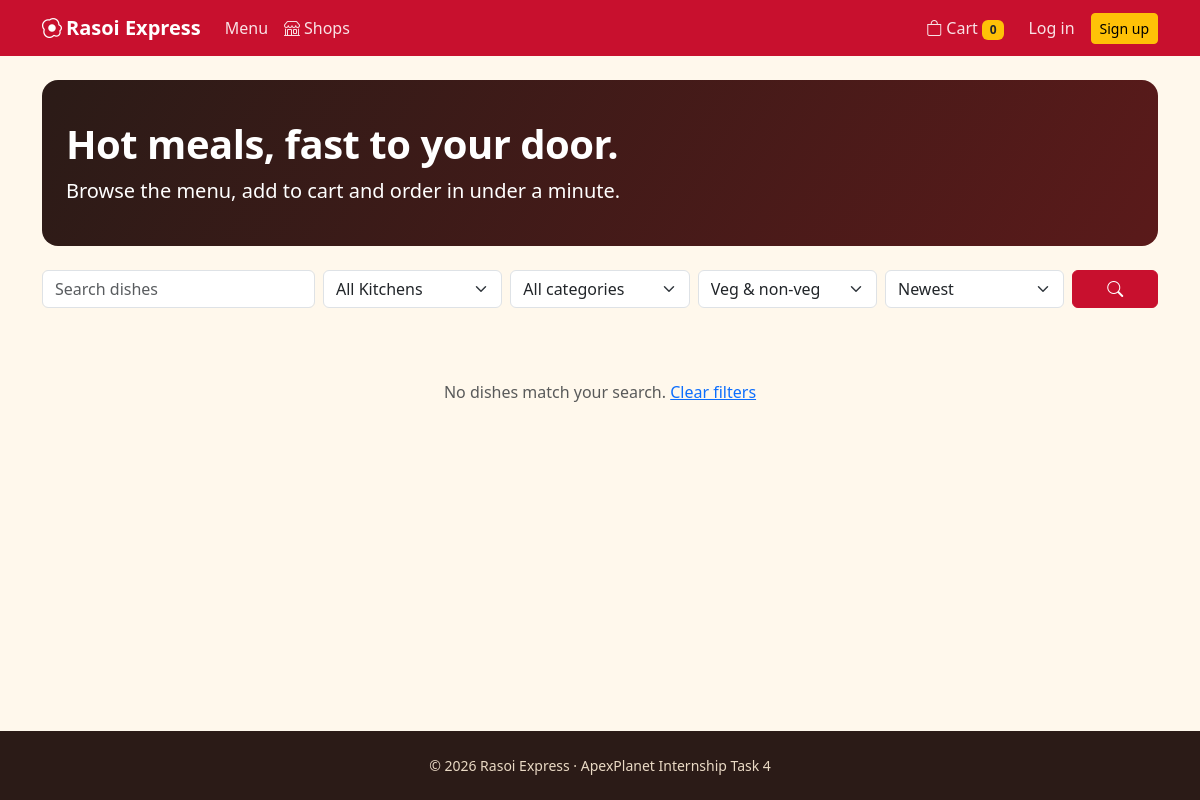
Before: /?page=4 with the older database file.
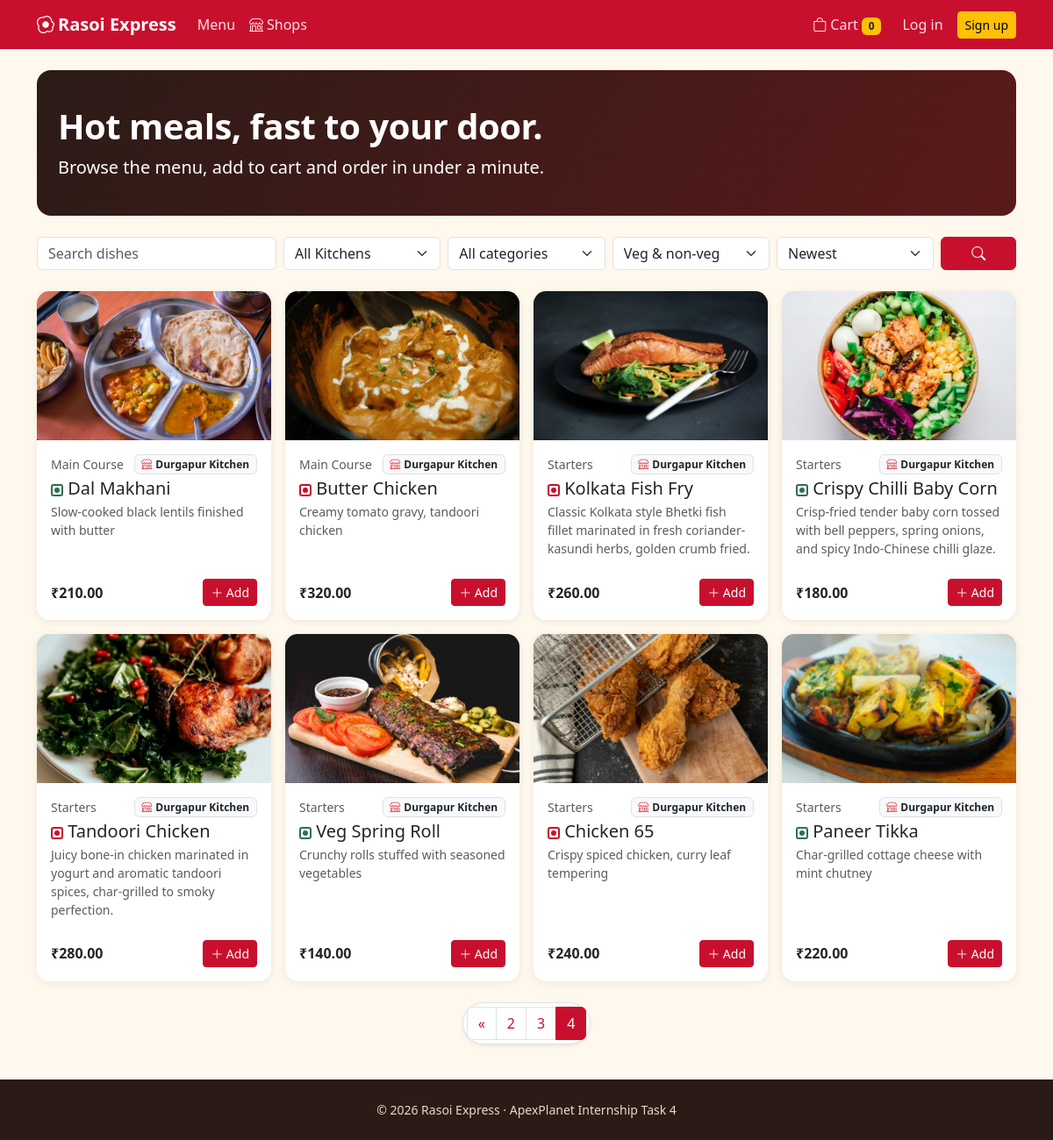
After: the same page with the newer database file.
### tables this page shows
CREATE TABLE foods (
  id INT UNSIGNED AUTO_INCREMENT PRIMARY KEY,
  category_id INT UNSIGNED NOT NULL,
  shop_id INT UNSIGNED DEFAULT NULL,
  name VARCHAR(100) NOT NULL,
  description TEXT,
  price DECIMAL(8,2) NOT NULL,
  image VARCHAR(255) DEFAULT NULL,
  is_veg TINYINT(1) NOT NULL DEFAULT 1,
  is_available TINYINT(1) NOT NULL DEFAULT 1,
  created_at TIMESTAMP DEFAULT CURRENT_TIMESTAMP,
  CONSTRAINT fk_foods_category FOREIGN KEY (category_id) REFERENCES categories(id) ON DELETE RESTRICT,
  CONSTRAINT fk_foods_shop FOREIGN KEY (shop_id) REFERENCES shops(id) ON DELETE SET NULL,
  INDEX idx_foods_category (category_id),
  INDEX idx_foods_shop (shop_id),
  INDEX idx_foods_name (name),
  INDEX idx_foods_available_price (is_available, price)
);

CREATE TABLE categories (
  id INT UNSIGNED AUTO_INCREMENT PRIMARY KEY,
  name VARCHAR(60) NOT NULL UNIQUE
);

CREATE TABLE shops (
  id INT UNSIGNED AUTO_INCREMENT PRIMARY KEY,
  name VARCHAR(100) NOT NULL,
  description TEXT,
  address VARCHAR(255) NOT NULL,
  phone VARCHAR(15) NOT NULL,
  owner_id INT UNSIGNED NOT NULL,
  created_at TIMESTAMP DEFAULT CURRENT_TIMESTAMP,
  CONSTRAINT fk_shops_owner FOREIGN KEY (owner_id) REFERENCES users(id) ON DELETE CASCADE,
  INDEX idx_shops_owner (owner_id)
);

### includes/db.php (called while the page is built, shortened)
<?php
function db(): PDO {
    static $pdo = null;
    if ($pdo === null) {
        try {
            $pdo = new PDO('mysql:host=' . DB_HOST . ';dbname=' . DB_NAME . ';charset=utf8mb4', DB_USER, DB_PASS, [
                PDO::ATTR_ERRMODE => PDO::ERRMODE_EXCEPTION,
                PDO::ATTR_DEFAULT_FETCH_MODE => PDO::FETCH_ASSOC,
                PDO::ATTR_EMULATE_PREPARES => false,
            ]);
        } catch (PDOException $e) {
            error_log($e->getMessage());
            http_response_code(500);
            ?>
            <!DOCTYPE html>
            <html lang="en">
            <head>
            <meta charset="UTF-8">
            <meta name="viewport" content="width=device-width, initial-scale=1">
            <title>Database Offline | Rasoi Express</title>
            <link href="https://cdn.jsdelivr.net/npm/bootstrap@5.3.3/dist/css/bootstrap.min.css" rel="stylesheet">
            <link href="https://cdn.jsdelivr.net/npm/bootstrap-icons@1.11.3/font/bootstrap-icons.min.css" rel="stylesheet">
            <style>
              body { background: #f8f9fa; font-family: system-ui, -apple-system, sans-serif; display: flex; align-items: center; justify-content: center; min-height: 100vh; padding: 20px; }
              .card { max-width: 580px; width: 100%; border: 0; box-shadow: 0 10px 30px rgba(0,0,0,0.08); border-radius: 16px; }
              .icon-box { width: 64px; height: 64px; border-radius: 50%; background: #fee2e2; color: #dc2626; display: flex; align-items: center; justify-content: center; font-size: 2rem; margin: 0 auto 1.25rem; }
            </style>
            <meta http-equiv="refresh" content="5">
            </head>
            <body>
            <div class="card p-4 p-md-5 text-center">
              <div class="icon-box"><i class="bi bi-database-gear"></i></div>
              <h3 class="fw-bold mb-2">Starting Database Server&hellip;</h3>
              <p class="text-muted mb-3">MariaDB is being launched automatically. This page will refresh in a few seconds.</p>
              <div class="d-flex justify-content-center mb-4">
                <div class="spinner-border text-danger" role="status"><span class="visually-hidden">Loading...</span></div>
              </div>
              <div class="d-grid gap-2">
                <button onclick="location.reload()" class="btn btn-danger py-2 fw-semibold"><i class="bi bi-arrow-clockwise me-1"></i> Refresh Now</button>
              </div>
              <details class="text-start mt-3 small text-muted">
                <summary class="cursor-pointer">Technical error details</summary>
                <pre class="bg-light p-2 rounded mt-2 text-danger mb-0" style="font-size: 0.78rem; overflow-x: auto;"><?= htmlspecialchars($e->getMessage(), ENT_QUOTES, 'UTF-8') ?></pre>
                <div class="mt-2">
                  <strong>Manual fix:</strong> Double-click <code>start-database.bat</code> or <code>run.bat</code> in your project folder.
                </div>
              </details>
            </div>
            </body>
            </html>
            <?php
            exit;
        }
    }
    return $pdo;
}

### index.php (the view, shortened to what the changed rows need)
<?php
require_once __DIR__ . '/includes/auth.php';
$q    = trim($_GET['q'] ?? '');
$cat  = (int)($_GET['cat'] ?? 0);
$shop = (int)($_GET['shop'] ?? 0);
$type = $_GET['type'] ?? '';
$sort = $_GET['sort'] ?? 'new';
$page = max(1, (int)($_GET['page'] ?? 1));
$where = ['f.is_available = 1']; $args = [];
$w = implode(' AND ', $where);
$orderBy = ['new' => 'f.id DESC', 'low' => 'f.price ASC', 'high' => 'f.price DESC', 'name' => 'f.name ASC'][$sort] ?? 'f.id DESC';
$cnt = db()->prepare("SELECT COUNT(*) FROM foods f WHERE $w"); $cnt->execute($args);
$total = (int)$cnt->fetchColumn();
$off = ($page - 1) * PER_PAGE;
$st = db()->prepare("SELECT f.*, c.name AS cat, s.name AS shop_name FROM foods f JOIN categories c ON c.id=f.category_id LEFT JOIN shops s ON s.id=f.shop_id WHERE $w ORDER BY $orderBy LIMIT " . PER_PAGE . " OFFSET $off");
$st->execute($args);
$foods = $st->fetchAll();
$qs = http_build_query(array_filter(['q' => $q, 'cat' => $cat ?: null, 'shop' => $shop ?: null, 'type' => $type, 'sort' => $sort !== 'new' ? $sort : null]));
$qs = $qs ? $qs . '&' : '';
require __DIR__ . '/includes/header.php';
?>
<section class="hero mb-4">
  <h1>Hot meals, fast to your door.</h1>
  <p class="lead mb-0">Browse the menu, add to cart and order in under a minute.</p>
</section>
<form class="row g-2 mb-4" method="get">
  <div class="col-12 col-md-3"><input class="form-control" type="search" name="q" placeholder="Search dishes" value="<?= e($q) ?>"></div>
  <div class="col-6 col-md-2">
  </div>
  <div class="col-6 col-md-2">
  </div>
  <div class="col-6 col-md-2">
  </div>
  <div class="col-6 col-md-2">
  </div>
  <div class="col-12 col-md-1 d-grid"><button class="btn btn-rx" title="Search"><i class="bi bi-search"></i></button></div>
</form>
<?php if (!$foods): ?>
  <div class="text-center text-muted py-5">No dishes match your search. <a href="<?= url('index.php') ?>">Clear filters</a></div>
<?php else: ?>
<div class="row g-3">
  <?php foreach ($foods as $f): ?>
  <div class="col-12 col-sm-6 col-lg-3">
    <div class="card food-card h-100">
      <div class="food-img-wrapper" title="Click to view full photo">
        <img src="<?= e(food_img($f['image'])) ?>" class="card-img-top food-img-clickable" alt="<?= e($f['name']) ?>" data-full-img="<?= e(food_img($f['image'])) ?>" data-title="<?= e($f['name']) ?>" data-desc="<?= e($f['description']) ?>" data-price="<?= money($f['price']) ?>" data-veg="<?= $f['is_veg'] ? '1' : '0' ?>" data-shop="<?= e($f['shop_name'] ?? '') ?>" data-cat="<?= e($f['cat'] ?? '') ?>" data-id="<?= (int)$f['id'] ?>">
      </div>
      <div class="card-body d-flex flex-column">
        <div class="d-flex justify-content-between align-items-center mb-1">
          <span class="small text-muted"><?= e($f['cat']) ?></span>
          <?php if (!empty($f['shop_name'])): ?>
            <a href="<?= url('index.php?shop=' . (int)$f['shop_id']) ?>" class="badge bg-light text-dark border text-decoration-none small" title="Sold by <?= e($f['shop_name']) ?> (Click to view shop dishes)">
              <i class="bi bi-shop text-danger me-1"></i><?= e($f['shop_name']) ?>
            </a>
          <?php endif; ?>
        </div>
        <h5 class="card-title mb-1"><span class="<?= $f['is_veg'] ? 'veg-dot' : 'nonveg-dot' ?>" title="<?= $f['is_veg'] ? 'Veg' : 'Non-veg' ?>"></span> <?= e($f['name']) ?></h5>
        <p class="card-text small text-muted flex-grow-1"><?= e($f['description']) ?></p>
        <div class="d-flex justify-content-between align-items-center mt-2">
          <strong><?= money($f['price']) ?></strong>
          <form method="post" action="<?= url('cart.php') ?>">
            <button class="btn btn-sm btn-rx"><i class="bi bi-plus-lg"></i> Add</button>
          </form>
        </div>
      </div>
    </div>
  </div>
  <?php endforeach; ?>
</div>
<div class="mt-4 text-center"><?= paginate($total, $page, PER_PAGE, $qs) ?></div>
<?php endif; ?>
<?php require __DIR__ . '/includes/footer.php'; ?>

### includes/auth.php (shortened to what the changed rows need)
<?php
require_once __DIR__ . '/db.php';
function e($v): string { return htmlspecialchars((string)$v, ENT_QUOTES, 'UTF-8'); }
function url(string $p = ''): string { return BASE_URL . '/' . ltrim($p, '/'); }
function money($n): string { return '₹' . number_format((float)$n, 2); }
function food_img(?string $f): string { return $f ? url('uploads/foods/' . $f) : url('assets/img-placeholder.svg'); }
function paginate(int $total, int $page, int $per, string $baseQuery = ''): string {
    $pages = (int)ceil($total / $per);
    $h = '<nav aria-label="Page navigation"><ul class="pagination justify-content-center flex-wrap shadow-sm rounded-pill p-1 bg-white d-inline-flex border">';
    if ($page > 1) {
        $prev = $page - 1;
        $h .= '<li class="page-item"><a class="page-link" href="?' . $baseQuery . 'page=' . $prev . '" aria-label="Previous" title="Previous page"><span aria-hidden="true">&laquo;</span></a></li>';
    }
    if ($pages <= 3) {
        $start = 1;
        $end = $pages;
    } else {
        if ($page <= 3) {
            $start = 1;
            $end = 3;
        } elseif ($page >= $pages) {
            $start = max(1, $pages - 2);
            $end = $pages;
        } else {
            $start = $page - 1;
            $end = min($pages, $page + 1);
        }
    }
    for ($i = $start; $i <= $end; $i++) {
        $active = ($i === $page) ? ' active' : '';
        $h .= '<li class="page-item' . $active . '"><a class="page-link" href="?' . $baseQuery . 'page=' . $i . '">' . $i . '</a></li>';
    }
    $h .= '</ul></nav>';
    return $h;
}

Changed rows visible on the page:
now on this page (row edited): foods: image (picture), category.name "Main Course", shop.name "Durgapur Kitchen", is_veg 1 (drawn), name "Dal Makhani", description "Slow-cooked black lentils finished with butter", price "₹210.00"
now on this page (row edited): foods: image (picture), category.name "Main Course", shop.name "Durgapur Kitchen", is_veg 0 (drawn), name "Butter Chicken", description "Creamy tomato gravy, tandoori chicken", price "₹320.00"
now on this page (row edited): foods: image (picture), category.name "Starters", shop.name "Durgapur Kitchen", is_veg 0 (drawn), name "Kolkata Fish Fry", description "Classic Kolkata style Bhetki fish fillet marinated in fresh coriander-kasundi herbs, golden crumb fried.", price "₹260.00"
now on this page (row edited): foods: image (picture), category.name "Starters", shop.name "Durgapur Kitchen", is_veg 1 (drawn), name "Crispy Chilli Baby Corn", description "Crisp-fried tender baby corn tossed with bell peppers, spring onions, and spicy Indo-Chinese chilli glaze.", price "₹180.00"
now on this page (row edited): foods: image (picture), category.name "Starters", shop.name "Durgapur Kitchen", is_veg 0 (drawn), name "Tandoori Chicken", description "Juicy bone-in chicken marinated in yogurt and aromatic tandoori spices, char-grilled to smoky perfection.", price "₹280.00"
now on this page (row edited): foods: image (picture), category.name "Starters", shop.name "Durgapur Kitchen", is_veg 1 (drawn), name "Veg Spring Roll", description "Crunchy rolls stuffed with seasoned vegetables", price "₹140.00"
now on this page (row edited): foods: image (picture), category.name "Starters", shop.name "Durgapur Kitchen", is_veg 0 (drawn), name "Chicken 65", description "Crispy spiced chicken, curry leaf tempering", price "₹240.00"
now on this page (row edited): foods: image (picture), category.name "Starters", shop.name "Durgapur Kitchen", is_veg 1 (drawn), name "Paneer Tikka", description "Char-grilled cottage cheese with mint chutney", price "₹220.00"
Other visible differences:
text no longer shown: "No dishes match your search. Clear filters"
new list line: "2"
new list line: "3"
new list line: "4"
